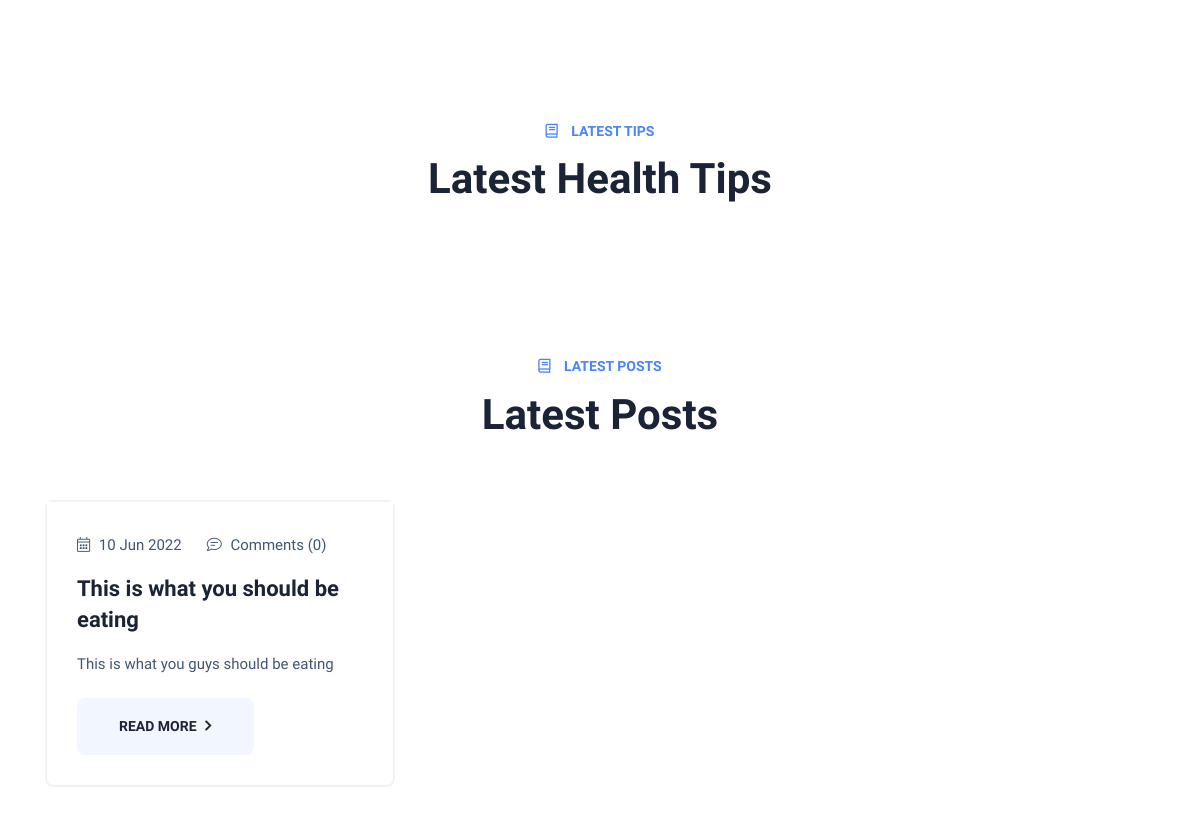
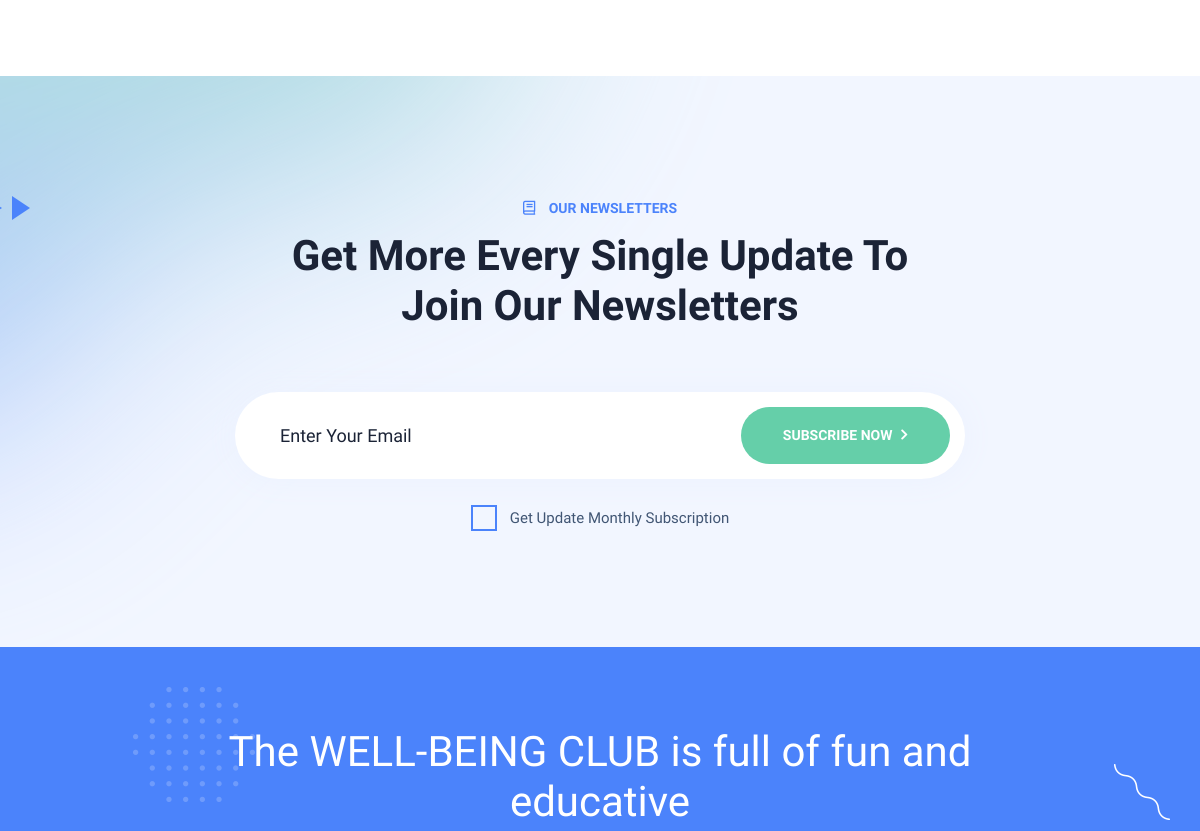
/ (middle part), run on an earlier commit of the app's database (2 pictures, top to bottom).
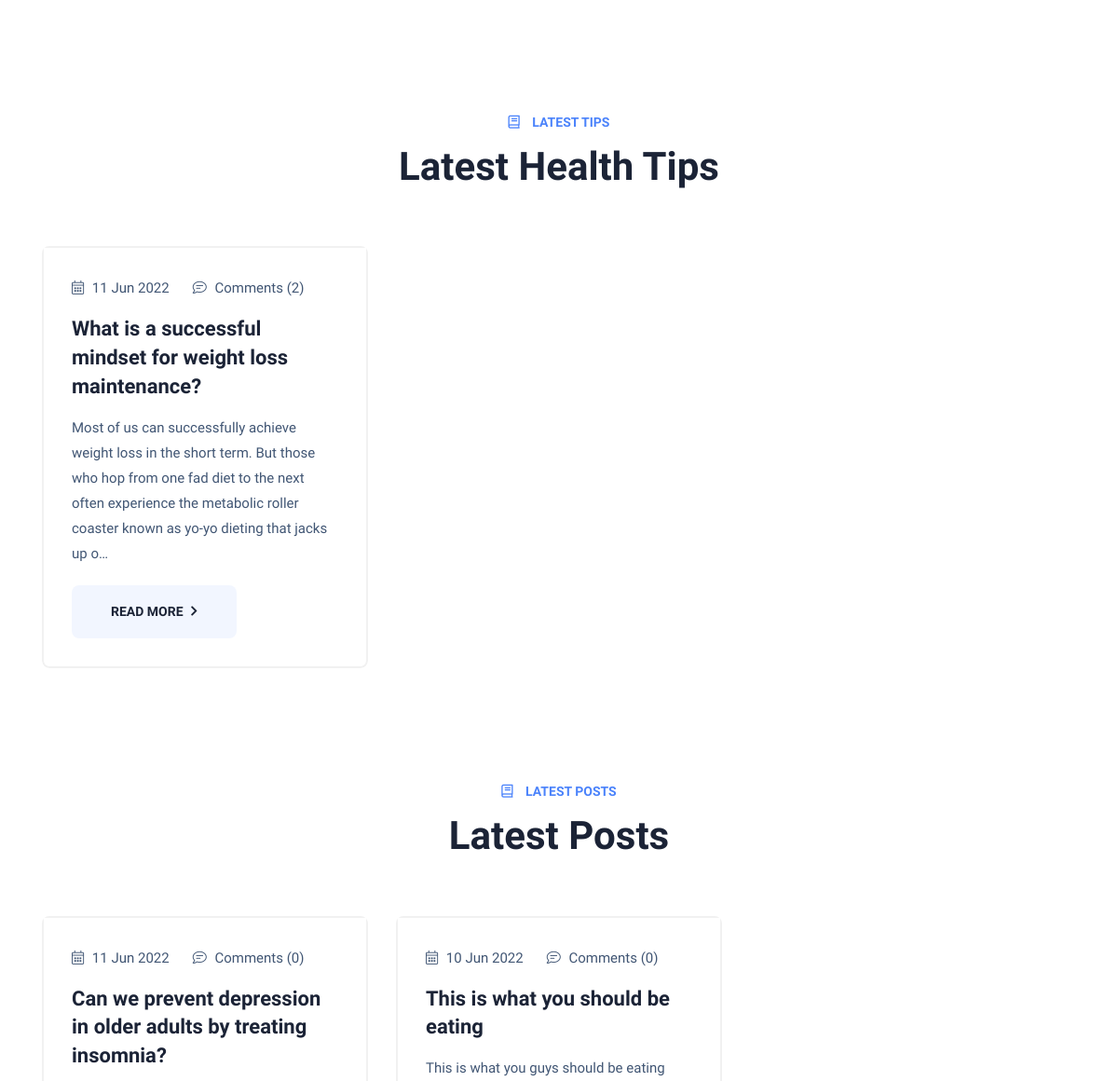
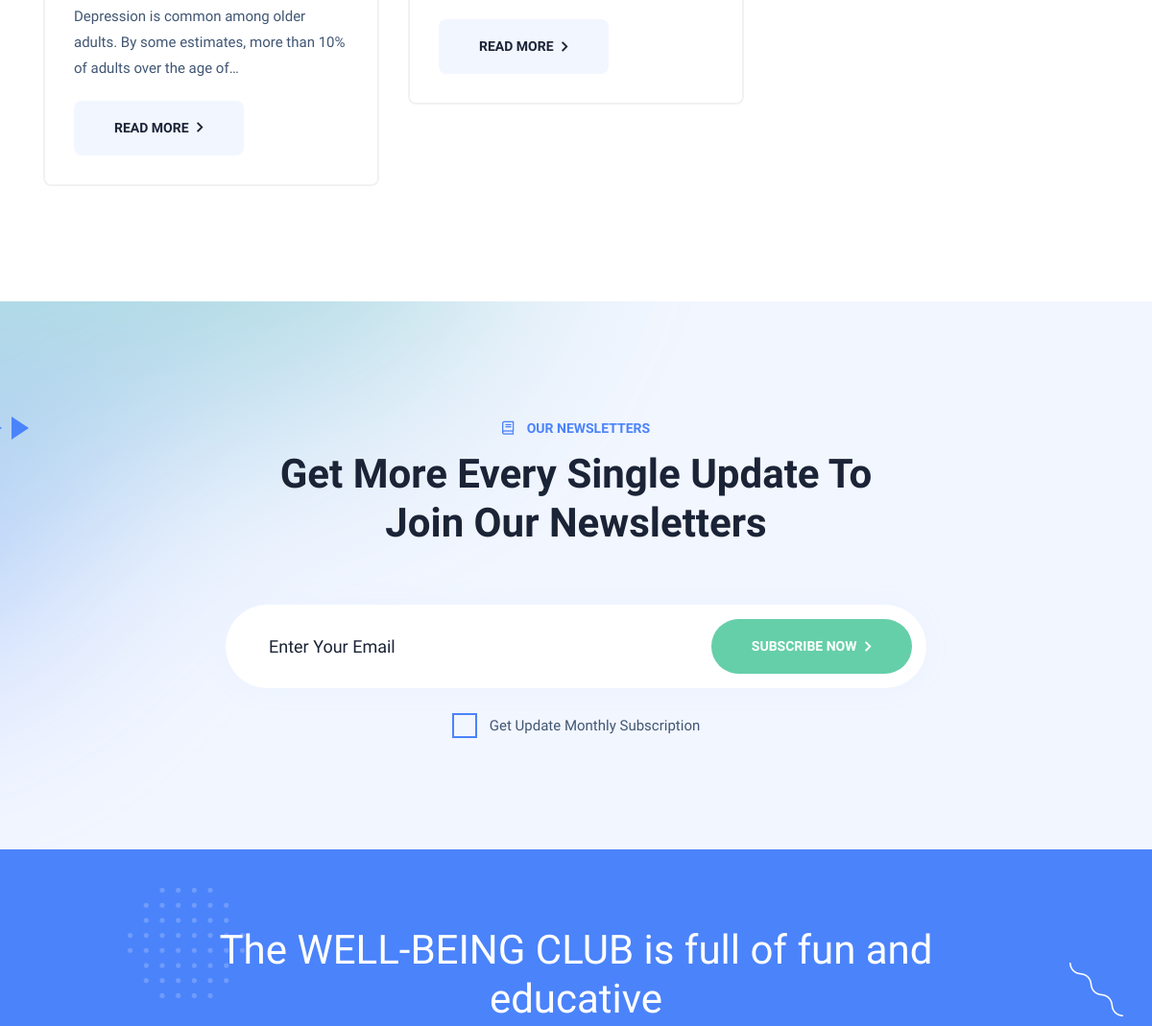
And on a later commit of the database (2 pictures, top to bottom).
### blog/models.py (models this page shows, shortened)
class Blog(models.Model):
    title = models.CharField(max_length=255)
    uploaded_by = models.ForeignKey(User, on_delete=DO_NOTHING)
    category = models.ForeignKey(Category, on_delete=models.CASCADE)
    pic = models.ImageField(upload_to="images/blog/%Y/%m/%d")
    pic_thumbnail = ImageSpecField(source='pic',
                                   processors = [ResizeToFill(856,500)],
                                   format='JPEG',
                                   options = {'quality':100})
    pic_thumbnail_small = ImageSpecField(source='pic',
                                   processors = [ResizeToFill(415,275)],
                                   format='JPEG',
                                   options = {'quality':50})
    pic_thumbnail_latest = ImageSpecField(source='pic',
                                   processors = [ResizeToFill(400,245)],
                                   format='JPEG',
                                   options = {'quality':50})
    content = RichTextField()
    tags = TaggableManager()
    pub_date = models.DateTimeField(auto_now_add=True)
    view_count = models.IntegerField(default=0)
    slug = models.SlugField(blank=True)
    is_approved = models.BooleanField(default=False)
    class Meta:
        ordering = ['-pub_date']
        verbose_name='blog'
        verbose_name_plural='blogs'
    def get_blog_comments(self):
        return BlogComment.objects.filter(post=self)
    def get_absolute_url(self):
        return reverse("blog:blog-detail", kwargs={"slug":self.slug, "pk": self.pk})

### tips/models.py (models this page shows, shortened)
class Tip(models.Model):
    title = models.CharField(max_length=255)
    uploaded_by = models.ForeignKey(User, on_delete=DO_NOTHING)
    category = models.ForeignKey(Category, on_delete=models.CASCADE)
    pic = models.ImageField(upload_to="images/tip/%Y/%m/%d")
    pic_thumbnail = ImageSpecField(source='pic',
                                   processors = [ResizeToFill(856,500)],
                                   format='JPEG',
                                   options = {'quality':100})
    pic_thumbnail_small = ImageSpecField(source='pic',
                                   processors = [ResizeToFill(415,275)],
                                   format='JPEG',
                                   options = {'quality':50})
    pic_thumbnail_latest = ImageSpecField(source='pic',
                                   processors = [ResizeToFill(400,245)],
                                   format='JPEG',
                                   options = {'quality':50})
    content = RichTextField()
    tags = TaggableManager()
    pub_date = models.DateTimeField(auto_now_add=True)
    view_count = models.IntegerField(default=0)
    slug = models.SlugField(blank=True)
    is_approved = models.BooleanField(default=False)
    class Meta:
        ordering = ['-pub_date']
        verbose_name='tip'
        verbose_name_plural='tips'
    def get_tip_comments(self):
        return TipComment.objects.filter(post=self)
    def get_absolute_url(self):
        return reverse("tips:tip-detail", kwargs={"slug":self.slug, "pk": self.pk})

### core/views.py (the view)
# urls.py: path('', IndexView, name='index'),
def IndexView(request, *args, **kwargs):
    videos = Video.objects.all().order_by('-date_added')[:8]
    blogs = Blog.objects.all().order_by('-pub_date')[:3]
    tips = Tip.objects.all().order_by('-pub_date')[:3]
    context = {
        'latest_blogs': blogs,
        'latest_videos': videos,
        'latest_tips': tips,
        'subscribe_form': EmailSubscriberForm(),
    }
    return render(request, 'index.html', context)

### core/forms.py
class EmailSubscriberForm(forms.ModelForm):
    class Meta:
        model = EmailSubscriber
        fields = ['email', 'receive_email']
        widgets = {
            'email': forms.TextInput(attrs={"class":"form-control","placeholder":"Enter Your Email"}),
            'receive_email': forms.CheckboxInput(attrs={"class":"custom-control-input",
                                                        "type":"checkbox", 'id':'condition'}),
        }

### frontend/templates/index.html (shortened to what this page needs)
{% extends 'base.html' %}
{% load static %}
{% block body %}
    <section class="section-padding isotope-filter-items">
        <div class="container">
            <div class="row filteritems">
                {% for video in latest_videos %}
                    <div class="col-xl-3 col-lg-4 col-md-6 masonry-item health lifestyle fashion">
                    </div>
                {% endfor %}
            </div>
        </div>
    </section>
    <section class="section-padding pt-0">
        <div class="container">
            <div class="row">
                <div class="col-12">
                    <div class="section-title">
                        <p class="subtitle">
                            <i class="fal fa-book"></i>
                            Latest Tips
                        </p>
                        <h3 class="title">Latest Health Tips</h3>
                    </div>
                </div>
            </div>
            <div class="row">
                {% for tip in latest_tips %}
                    <div class="col-xl-4 col-md-6">
                        <article class="post style_2">
                            <div class="post_caption">
                                <ul class="post_meta">
                                    <li>
                                        <i class="fal fa-calendar-alt"></i>
                                        {{ tip.pub_date | date:"d M Y" }}
                                    </li>
                                    <li>
                                        <i class="fal fa-comment-lines"></i>
                                        Comments ({{tip.get_tip_comments.count}})
                                    </li>
                                </ul>
                                <h4 class="post_title">
                                    <a href="{{blog.get_absolute_url}}">{{ tip.title }}</a>
                                </h4>
                                <p class="post_text">
                                    {{ tip.content | truncatechars:200 | safe }}
                                </p>
                                <a href="{{tip.get_absolute_url}}" class="thm-btn bg-thm-color-white thm-color-one btn-rectangle">Read More <i class="fal fa-chevron-right ml-2"></i></a>
                            </div>
                        </article>
                    </div>
                {% endfor %}
            </div>
        </div>
    </section>
    <section class="section-padding pt-0">
        <div class="container">
            <div class="row">
                <div class="col-12">
                    <div class="section-title">
                        <p class="subtitle">
                            <i class="fal fa-book"></i>
                            Latest Posts
                        </p>
                        <h3 class="title">Latest Posts</h3>
                    </div>
                </div>
            </div>
            <div class="row">
                {% for blog in latest_blogs %}
                    <div class="col-xl-4 col-md-6">
                        <article class="post style_2">
                            <div class="post_caption">
                                <ul class="post_meta">
                                    <li>
                                        <i class="fal fa-calendar-alt"></i>
                                        {{ blog.pub_date | date:"d M Y" }}
                                    </li>
                                    <li>
                                        <i class="fal fa-comment-lines"></i>
                                        Comments ({{blog.get_blog_comments.count}})
                                    </li>
                                </ul>
                                <h4 class="post_title">
                                    <a href="{{blog.get_absolute_url}}">{{ blog.title }}</a>
                                </h4>
                                <p class="post_text">
                                    {{ blog.content | truncatechars:100 | safe }}
                                </p>
                                <a href="{{blog.get_absolute_url}}" class="thm-btn bg-thm-color-white thm-color-one btn-rectangle">Read More <i class="fal fa-chevron-right ml-2"></i></a>
                            </div>
                        </article>
                    </div>
                {% endfor %}
            </div>
        </div>
    </section>
    <section class="section bg-thm-color-two-gradient z-1 newsletter_form_sec">
        <img src="{% static 'assets/images/elements/element_1.png' %}" class="element_1" alt="Element">
        <div class="container relative z-1">
            <div class="arrows to_right slideRight">
                <div class="arrow"></div>
                <div class="arrow"></div>
            </div>
            <div class="row justify-content-center">
                <div class="col-xl-7 col-lg-8">
                    <div class="section-title mx-width-100">
                        <p class="subtitle">
                            <i class="fal fa-book"></i>
                            Our Newsletters
                        </p>
                        <h3 class="title">Get More Every Single Update To Join Our Newsletters</h3>
                    </div>
                </div>
                <div class="col-xl-8">
                    <div class="newsletter_form">
                        <form  actiion="{% url 'core:email-subscriber' %}" method="POST" >{% csrf_token %}
                            <div class="input-group">
                                {{subscribe_form.email}}
                                <div class="input-group-append ml-0">
                                    <button type="submit" class="thm-btn bg-thm-color-three btn-rounded">
                                        Subscribe Now
                                        <i class="fal fa-chevron-right ml-2"></i>
                                    </button>
                                </div>
                            </div>
                            <div class="custom-control custom-checkbox">
                                <label class="custom-control-label" for="receive_email">Get Update Monthly Subscription</label>
                            </div>
                        </form>
                    </div>
                </div>
            </div>
        </div>
    </section>
    <div class="bg-thm-color-two plane_box relative z-1">
        <div class="container relative z-1">
            <div class="row justify-content-center">
                <div class="col-xl-9 col-lg-11 relative z-1">
                    <img src="{% static 'assets/images/elements/element_6.png' %}" class="element_1 rotate_elem" alt="Element">
                    <h2 class="thm-color-white">The WELL-BEING CLUB is full of fun and educative</h2>
                </div>
            </div>
            <img src="{% static 'assets/images/elements/element_7.png' %}" class="element_2 zoom-fade" alt="Element">
        </div>
    </div>
{% endblock body %}

### frontend/templates/base.html (shortened to what this page needs)
<!DOCTYPE HTML>
{% load static %}
<html lang="en">
<head>
    <link href="{% static 'assets/css/plugins/bootstrap.min.css' %}" rel="stylesheet">
    <link href="{% static 'assets/css/plugins/slick.css' %}" rel="stylesheet">
    <link href="{% static 'assets/css/plugins/magnific-popup.css' %}" rel="stylesheet">
    <link href="{% static 'assets/fonts/flaticon/flaticon.css' %}" rel="stylesheet">
    <link href="{% static 'assets/fonts/font-awesome.min.css' %}" rel="stylesheet">
    <link href="{% static 'assets/css/style.css' %}" rel="stylesheet">
    <link href="{% static 'assets/css/responsive.css' %}" rel="stylesheet">
</head>
<body>
    {% block body %}{% endblock body %}
</body>
</html>

What changed in the data, as far as the page shows it:
added Tip: pub_date "11 Jun 2022", get_tip_comments.count "2", title "What is a successful mindset for weight loss maintenance?", content "Most of us can successfully achieve weight loss in the short term. But those who hop from one fad diet to the next often experience the metabolic roller coaster known as yo-yo dieting that jacks up o…"
added Blog: pub_date "11 Jun 2022", get_blog_comments.count "0", title "Can we prevent depression in older adults by treating insomnia?", content "Depression is common among older adults. By some estimates, more than 10% of adults over the age of…"
